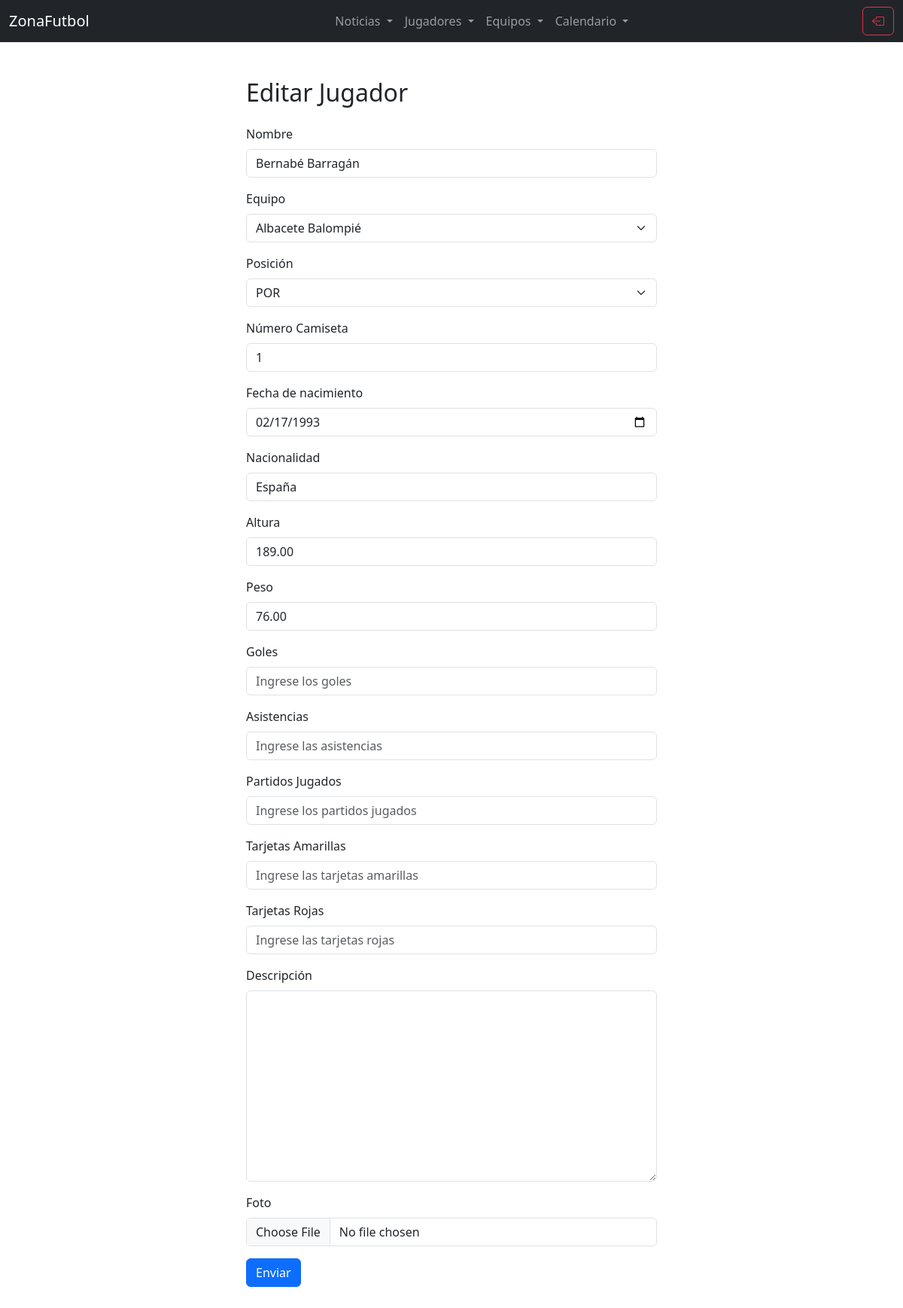
Page /pages/editar_jugador_datos.php?id=2 (signed in) on the committed database.
### tables this page shows
CREATE TABLE `Jugadores` (
  `jugador_id` int(11) NOT NULL,
  `equipo_id` int(11) DEFAULT NULL,
  `nombre` varchar(100) NOT NULL,
  `posicion` varchar(50) DEFAULT NULL,
  `numero_camiseta` int(11) DEFAULT NULL,
  `fecha_nacimiento` date DEFAULT NULL,
  `nacionalidad` varchar(50) DEFAULT NULL,
  `altura` decimal(5,2) DEFAULT NULL,
  `peso` decimal(5,2) DEFAULT NULL,
  `historial` text DEFAULT NULL,
  `goles` int(11) DEFAULT NULL,
  `asistencias` int(11) DEFAULT NULL,
  `partidos_jugados` int(11) DEFAULT NULL,
  `tarjetas_amarillas` int(11) DEFAULT NULL,
  `tarjetas_rojas` int(11) DEFAULT NULL,
  `imagen_url` varchar(255) DEFAULT NULL,
  `descripcion` text DEFAULT NULL,
  `twitter_url` varchar(255) DEFAULT NULL,
  `instagram_url` varchar(255) DEFAULT NULL,
  `tiktok_url` varchar(255) DEFAULT NULL
);

CREATE TABLE `Equipos` (
  `equipo_id` int(11) NOT NULL,
  `nombre_equipo` varchar(255) NOT NULL,
  `descripcion` text DEFAULT NULL,
  `escudo_url` varchar(255) DEFAULT NULL,
  `fecha_fundacion` date DEFAULT NULL,
  `sede` varchar(255) DEFAULT NULL,
  `entrenador_principal` varchar(100) DEFAULT NULL,
  `estadio_principal` varchar(100) DEFAULT NULL,
  `color_primario` varchar(50) DEFAULT NULL,
  `color_secundario` varchar(50) DEFAULT NULL,
  `pagina_web_oficial` varchar(255) DEFAULT NULL,
  `twitter` varchar(255) DEFAULT NULL,
  `tiktok` varchar(255) DEFAULT NULL,
  `instagram` varchar(255) DEFAULT NULL,
  `fecha_creacion` timestamp NOT NULL DEFAULT current_timestamp(),
  `fecha_actualizacion` timestamp NOT NULL DEFAULT current_timestamp() ON UPDATE current_timestamp()
);

### components/config/config.php (called while the page is built, shortened)
<?php
require_once (__DIR__ . "/../clases/clase_jugadores.php");
require_once (__DIR__ . "/../clases/clase_equipos.php");
try {
    $conexion = new PDO("mysql:host=localhost;dbname=zonafutbol","root","");
    $conexion->setAttribute(PDO::ATTR_ERRMODE, PDO::ERRMODE_EXCEPTION);
    $conexion->exec("SET CHARACTER SET utf8");
    $equipos = new Equipos($conexion);
    $jugadores = new Jugadores($conexion);
} catch (PDOException $e) {
    die("Error de conexión a la base de datos: " . $e->getMessage());
}
?>

### components/clases/clase_jugadores.php (called while the page is built, shortened)
<?php
class Jugadores {
    private $db;
    public function __construct($db) {
        $this->db = $db;
    }
    public function traerJugador($jugador_id){
        $query = "SELECT * FROM Jugadores WHERE jugador_id = $jugador_id";
        $stmt = $this->db->prepare($query);
        $stmt->execute();
        $result = $stmt->fetch(PDO::FETCH_OBJ);
        return $result;
    }
}
?>

### components/clases/clase_equipos.php (called while the page is built, shortened)
<?php
class Equipos {
    private $db;
    public function __construct($db) {
        $this->db = $db;
    }
    public function traerEquipos(){
        $query = "SELECT * FROM Equipos WHERE 1";
        $stmt = $this->db->prepare($query);
        $stmt->execute();
        $result = $stmt->fetchAll(PDO::FETCH_OBJ);
        return $result;
    }
}
?>

### pages/editar_jugador_datos.php (the view, shortened to what this page needs)
<?php
include "../components/config/config.php";
$equiposs = $equipos->traerEquipos();
$jugador = $jugadores->traerJugador($_GET['id']);
?>
<!DOCTYPE html>
<html lang="en">
<head>
    <?php include "../components/header/links_header.php" ?>
</head>
<body>
    <?php include "../components/header/navbar.php" ?>
    <div class="container mt-5">
        <div class="row justify-content-center">
            <div class="col-md-6">
                <h2 class="mb-4">Editar Jugador</h2>
                <form action="guardar_jugador_editado.php" method="POST" enctype="multipart/form-data">
                    <div class="mb-3">
                        <label for="nombre" class="form-label">Nombre</label>
                        <input type="text" name="nombre" class="form-control" id="nombre" placeholder="Ingrese el nombre del jugador" value="<?php echo !empty($jugador->nombre) ? $jugador->nombre : '' ?>" required>
                    </div>
                    <div class="mb-3">
                        <label for="equipo" class="form-label">Equipo</label>
                        <select name="equipo" class="form-select" id="equipo" required>
                            <?php
                                foreach ($equiposs as $key => $value) {
                                    echo "<option value='$value->equipo_id' " . ($jugador->equipo_id == $value->equipo_id ? "selected" : "") . ">$value->nombre_equipo</option>";
                                }
                            ?>
                        </select>
                    </div>
                    <div class="mb-3">
                        <label for="posicion" class="form-label">Posición</label>
                        <select class="form-select" name="posicion" id="posicion" required>
                            <option value="por" <?php echo $jugador->posicion == 'por' ? "selected" : "" ?>>POR</option>
                        </select>
                    </div>
                    <div class="mb-3">
                        <label for="camiseta" class="form-label">Número Camiseta</label>
                        <input type="text" class="form-control" name="camiseta" id="camiseta" placeholder="Ingrese la camiseta" value="<?php echo !empty($jugador->numero_camiseta) ? $jugador->numero_camiseta : '' ?>" required>
                    </div>
                    <div class="mb-3">
                        <label for="fecha" class="form-label">Fecha de nacimiento</label>
                        <input type="date" class="form-control" name="fecha" id="fecha" value="<?php echo !empty($jugador->fecha_nacimiento) ? $jugador->fecha_nacimiento : '' ?>" required>
                    </div>
                    <div class="mb-3">
                        <label for="nacionalidad" class="form-label">Nacionalidad</label>
                        <input type="text" class="form-control" name="nacionalidad" id="nacionalidad" placeholder="Ingrese la nacionalidad" value="<?php echo !empty($jugador->nacionalidad) ? $jugador->nacionalidad : '' ?>" required>
                    </div>
                    <div class="mb-3">
                        <label for="altura" class="form-label">Altura</label>
                        <input type="number" class="form-control" name="altura" id="altura" placeholder="Ingrese la altura" value="<?php echo !empty($jugador->altura) ? $jugador->altura : '' ?>" required>
                    </div>
                    <div class="mb-3">
                        <label for="peso" class="form-label">Peso</label>
                        <input type="number" class="form-control" name="peso" id="peso" placeholder="Ingrese el peso" value="<?php echo !empty($jugador->peso) ? $jugador->peso : '' ?>" required>
                    </div>
                    <div class="mb-3">
                        <label for="goles" class="form-label">Goles</label>
                        <input type="number" class="form-control" name="goles" id="goles" placeholder="Ingrese los goles" required>
                    </div>
                    <div class="mb-3">
                        <label for="asistencias" class="form-label">Asistencias</label>
                        <input type="number" class="form-control" name="asistencias" id="aistencias" placeholder="Ingrese las asistencias" value="<?php echo !empty($jugador->goles) ? $jugador->goles : '' ?>" required>
                    </div>
                    <div class="mb-3">
                        <label for="partidos" class="form-label">Partidos Jugados</label>
                        <input type="number" class="form-control" name="partidos" id="partidos" placeholder="Ingrese los partidos jugados" value="<?php echo !empty($jugador->partidos_jugados) ? $jugador->partidos_jugados : '' ?>" required>
                    </div>
                    <div class="mb-3">
                        <label for="amarillas" class="form-label">Tarjetas Amarillas</label>
                        <input type="number" class="form-control" name="amarillas" id="amarillas" placeholder="Ingrese las tarjetas amarillas" value="<?php echo !empty($jugador->tarjetas_amarillas) ? $jugador->tarjetas_amarillas : '' ?>" required>
                    </div>
                    <div class="mb-3">
                        <label for="rojas" class="form-label">Tarjetas Rojas</label>
                        <input type="text" class="form-control" name="rojas" id="rojas" placeholder="Ingrese las tarjetas rojas" value="<?php echo !empty($jugador->tarjetas_rojas) ? $jugador->tarjetas_rojas : '' ?>" required>
                    </div>
                    <div class="mb-3">
                        <label for="descripcion" class="form-label">Descripción</label>
                        <textarea name="descripcion" class="form-control" id="descripcion" rows="10" cols="50" required></textarea>
                    </div>
                    <div class="mb-3">
                        <label for="archivo" class="form-label">Foto</label>
                        <input type="file" class="form-control" name="archivo" id="archivo" accept="image/*" >
                    </div>
                    <button type="submit" class="btn btn-primary mb-5">Enviar</button>
                </form>
            </div>
        </div>
    </div>
</body>
</html>

### rows in the picture
jugadores: nombre "Bernabé Barragán", equipo "Albacete Balompié", posicion "POR", camiseta "1", fecha "02/17/1993", nacionalidad "España", altura "189.00", peso "76.00"
